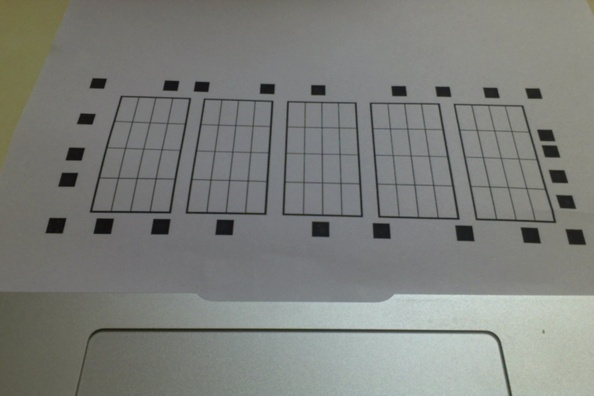
%> input picture resources/camtemp3.jpg, 594 x 396 px, shrunk from 1080 x 720 before the run
$ octave 'surfing(Failed).m'   (GNU Octave 9; MATLAB toolbox functions it lacks are replaced by stand-ins)
%> lines starting %> are read from the running program, lines starting %| are printed output that depends on the picture; in (x1, y1, x2, y2) boxes, pixels count from 0 and x2, y2 are one past the last pixel; in counts of white or black regions, pixels touching at a corner belong together; the program's own positions count from 1
shot = imread('camtemp3.jpg');
%> shot is the input picture: size 396x594x3 uint8; mean R, G, B 125.2, 127.3, 123.1
temp = imread('temp.jpg');
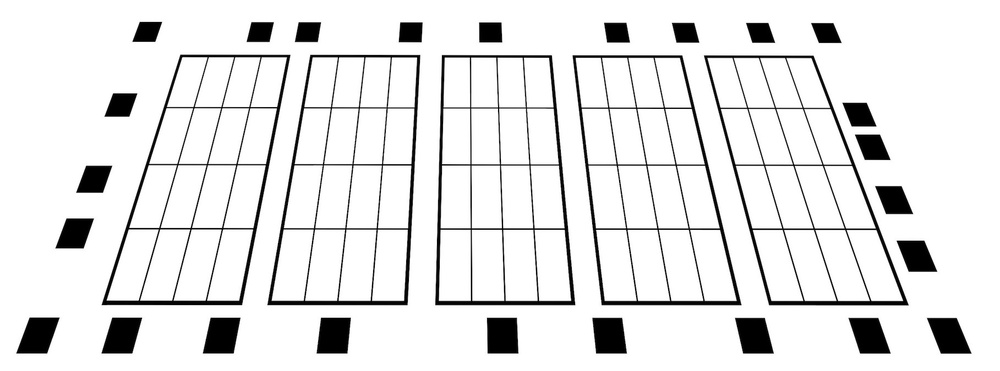
%> input picture templates/temp.jpg, 1000 x 371 px, shrunk from 1817 x 675 before the run
%> temp is the input picture: size 371x1000x3 uint8; min 0, max 255, mean 229.1
%%
%figure
%imshow(shot);

%%
% imhist(shot(:,:,3))
% title('Histogram of the Red Band (Band 3)')

%%
strshot = imadjust(shot,stretchlim(shot));
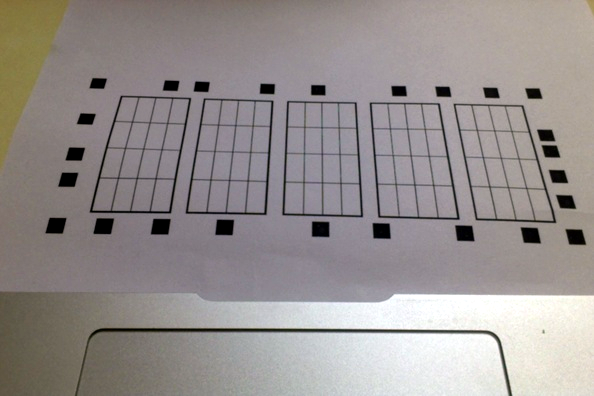
%> strshot: size 396x594x3 uint8; mean R, G, B 150.3, 144.1, 142.6
grayimg = rgb2gray(strshot);
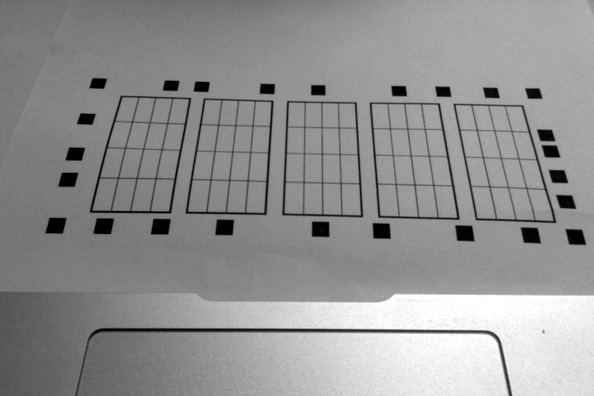
%> grayimg: size 396x594 uint8; min 0, max 255, mean 145.8
bw = im2bw(grayimg,0.4);
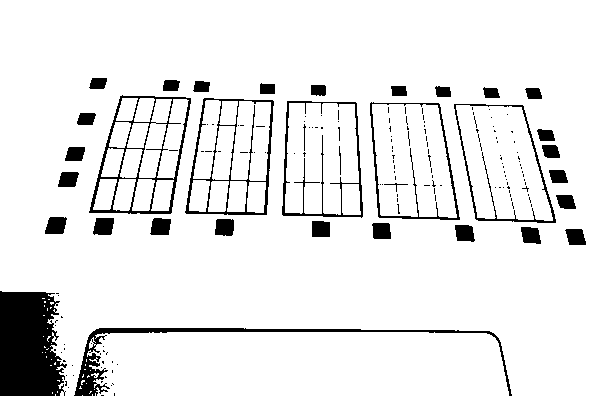
%> bw: size 396x594 logical; 91.3% white; 171 black regions (136 under 20 px), largest, box (x1, y1, x2, y2) and area: (0, 291, 67, 396) 5839, (74, 328, 512, 396) 2408, (89, 95, 191, 214) 1810
%imshow(bw)


%% Detect SURF Features
%> (the run ends here)
